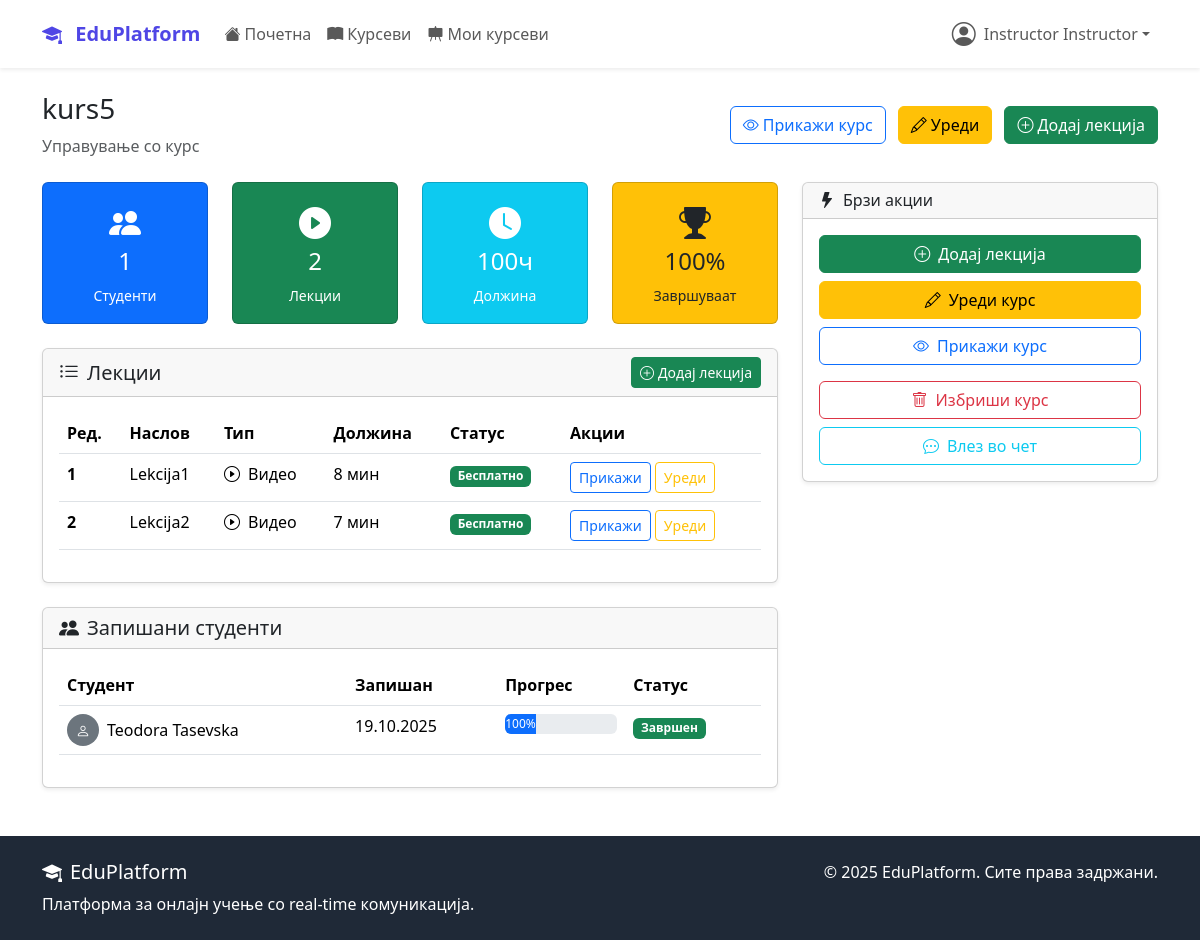
Page /courses/kurs5/manage/ (signed in) on the earlier database version.
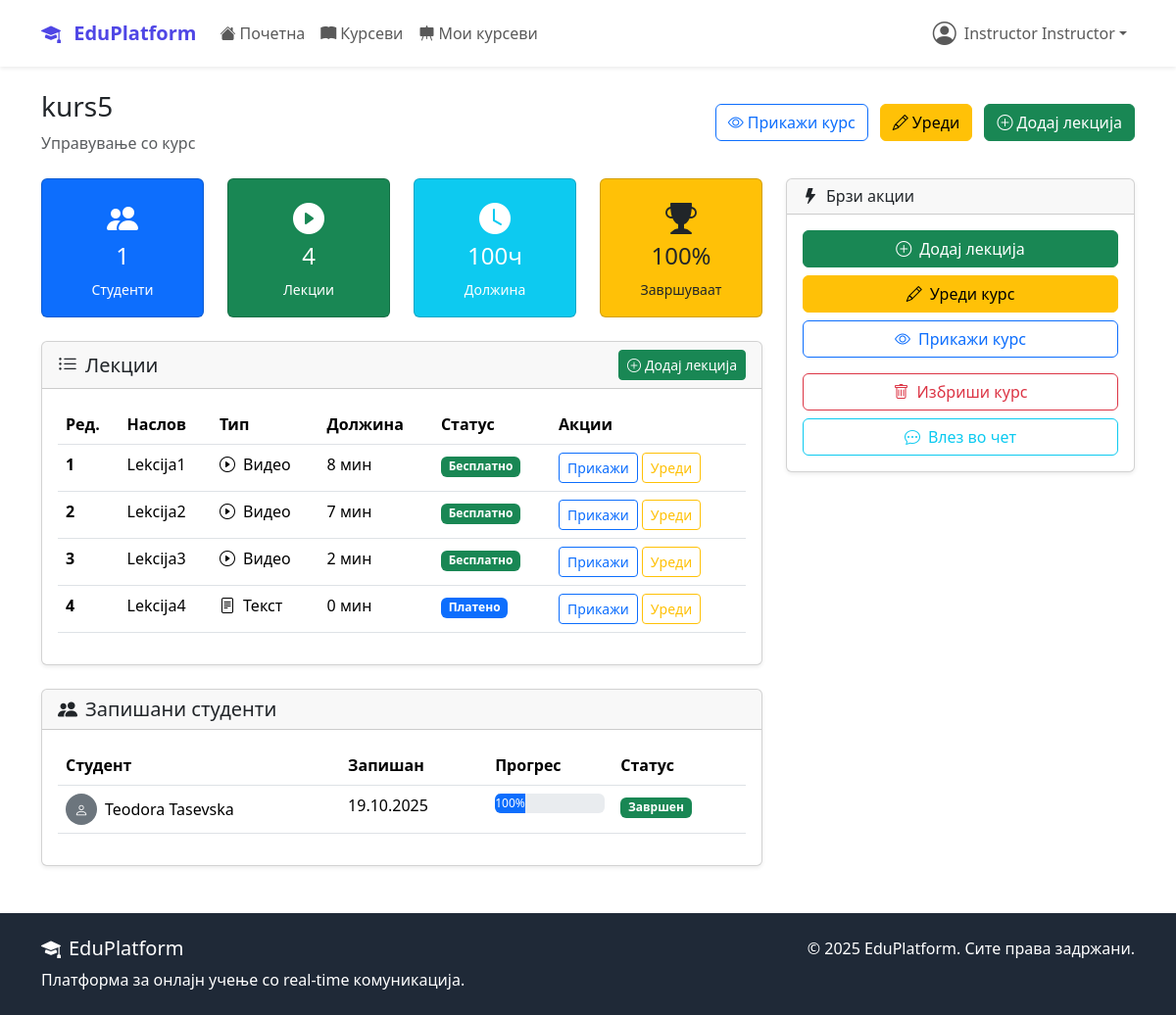
Same page on the later database version.
### courses/models.py (models this page shows, shortened)
class Lesson(models.Model):
    LESSON_TYPE_CHOICES = (
        ('video', 'Видео'),
        ('text', 'Текст'),
        ('quiz', 'Квиз'),
        ('assignment', 'Задача'),
    )
    course = models.ForeignKey(Course, on_delete=models.CASCADE, related_name='lessons')
    title = models.CharField(max_length=200)
    content = models.TextField(blank=True)
    video_url = models.URLField(blank=True)
    video_file = models.FileField(upload_to='lesson_videos/', blank=True)
    lesson_type = models.CharField(max_length=20, choices=LESSON_TYPE_CHOICES)
    order = models.PositiveIntegerField()
    duration_minutes = models.PositiveIntegerField(default=0)
    is_free = models.BooleanField(default=False)
    created_at = models.DateTimeField(auto_now_add=True)
    class Meta:
        ordering = ['course', 'order']
        unique_together = ['course', 'order']

class Enrollment(models.Model):
    student = models.ForeignKey(
        settings.AUTH_USER_MODEL,
        on_delete=models.CASCADE,
        related_name='enrollments'
    )
    course = models.ForeignKey(Course, on_delete=models.CASCADE, related_name='enrollments')
    enrolled_at = models.DateTimeField(auto_now_add=True)
    is_active = models.BooleanField(default=True)
    is_completed = models.BooleanField(default=False)
    completed_at = models.DateTimeField(null=True, blank=True)
    progress_percentage = models.FloatField(default=0.0)
    class Meta:
        unique_together = ['student', 'course']

### accounts/models.py (models this page shows, shortened)
class User(AbstractUser):
    USER_TYPE_CHOICES = (
        ('student', 'Студент'),
        ('instructor', 'Инструктор'),
        ('admin', 'Администратор'),
    )
    user_type = models.CharField(
        max_length=20,
        choices=USER_TYPE_CHOICES,
        default='student'
    )
    bio = models.TextField(max_length=500, blank=True)
    profile_picture = models.ImageField(
        upload_to='profile_pics/',
        blank=True,  # Додадено
        null=True    # Додадено
    )
    birth_date = models.DateField(null=True, blank=True)
    phone_number = models.CharField(max_length=15, blank=True)
    created_at = models.DateTimeField(auto_now_add=True)
    updated_at = models.DateTimeField(auto_now=True)

### courses/views.py (the view)
# urls.py: path('<slug:slug>/manage/', views.CourseManageView.as_view(), name='manage'),
class CourseManageView(InstructorRequiredMixin, DetailView):
    model = Course
    template_name = 'courses/manage.html'
    context_object_name = 'course'
    def get_queryset(self):
        return Course.objects.filter(instructor=self.request.user)
    def get_context_data(self, **kwargs):
        context = super().get_context_data(**kwargs)
        course = self.object
        context['lessons'] = course.lessons.all().order_by('order')
        context['enrollments'] = Enrollment.objects.filter(
            course=course,
            is_active=True
        ).select_related('student').order_by('-enrolled_at')
        return context

### courses/models.py (called while the page is built)
    def get_absolute_url(self):
        return reverse('courses:detail', kwargs={'slug': self.slug})

    def get_completion_rate(self):
        total_enrollments = self.enrollments.filter(is_active=True).count()
        if total_enrollments == 0:
            return 0
        completed = self.enrollments.filter(is_completed=True).count()
        return (completed / total_enrollments) * 100

### courses/views.py (called while the page is built)
    def test_func(self):
        return self.request.user.is_authenticated and self.request.user.user_type in ['instructor', 'admin']

### templates/courses/manage.html (shortened to what the changed rows need)
{% extends 'base.html' %}
{% block content %}
<div class="container mt-4">
    <div class="row">
        <div class="col-lg-8">
            <div class="row mb-4">
                <div class="col-md-3">
                    <div class="card bg-success text-white">
                        <div class="card-body text-center">
                            <i class="bi bi-play-circle-fill mb-2" style="font-size: 2rem;"></i>
                            <h4>{{ lessons.count }}</h4>
                            <small>Лекции</small>
                        </div>
                    </div>
                </div>
            </div>
            <div class="card shadow-sm mb-4">
                <div class="card-body">
                    {% if lessons %}
                        <div class="table-responsive">
                            <table class="table table-hover">
                                <thead>
                                    <tr>
                                        <th>Ред.</th>
                                        <th>Наслов</th>
                                        <th>Тип</th>
                                        <th>Должина</th>
                                        <th>Статус</th>
                                        <th>Акции</th>
                                    </tr>
                                </thead>
                                <tbody>
                                    {% for lesson in lessons %}
                                    <tr>
                                        <td><strong>{{ lesson.order }}</strong></td>
                                        <td>{{ lesson.title }}</td>
                                        <td>
                                            <i class="bi bi-{% if lesson.lesson_type == 'video' %}play-circle{% elif lesson.lesson_type == 'text' %}file-text{% elif lesson.lesson_type == 'quiz' %}question-circle{% else %}clipboard-check{% endif %} me-1"></i>
                                            {{ lesson.get_lesson_type_display }}
                                        </td>
                                        <td>{{ lesson.duration_minutes }} мин</td>
                                        <td>
                                            {% if lesson.is_free %}
                                                <span class="badge bg-success">Бесплатно</span>
                                            {% else %}
                                                <span class="badge bg-primary">Платено</span>
                                            {% endif %}
                                        </td>
                                        <td>
                                            <a href="{% url 'courses:lesson_detail' course.slug lesson.id %}"
                                               class="btn btn-sm btn-outline-primary">Прикажи</a>
                                            <a href="{% url 'courses:edit_lesson' course.slug lesson.id %}"
                                               class="btn btn-sm btn-outline-warning">Уреди</a>
                                        </td>
                                    </tr>
                                    {% endfor %}
                                </tbody>
                            </table>
                        </div>
                    {% endif %}
                </div>
            </div>
            <div class="card shadow-sm">
                <div class="card-body">
                    {% if enrollments %}
                        <div class="table-responsive">
                            <table class="table table-hover">
                                <thead>
                                    <tr>
                                        <th>Студент</th>
                                        <th>Запишан</th>
                                        <th>Прогрес</th>
                                        <th>Статус</th>
                                    </tr>
                                </thead>
                                <tbody>
                                    {% for enrollment in enrollments %}
                                    <tr>
                                        <td>
                                            <div class="d-flex align-items-center">
                                                {% if enrollment.student.profile_picture %}
                                                    <img src="{{ enrollment.student.profile_picture.url }}"
                                                         alt="{{ enrollment.student.get_full_name }}"
                                                         class="rounded-circle me-2" width="32" height="32">
                                                {% else %}
                                                    <div class="bg-secondary rounded-circle d-flex align-items-center justify-content-center me-2"
                                                         style="width: 32px; height: 32px;">
                                                        <i class="bi bi-person text-white small"></i>
                                                    </div>
                                                {% endif %}
                                                {{ enrollment.student.get_full_name|default:enrollment.student.username }}
                                            </div>
                                        </td>
                                        <td>{{ enrollment.enrolled_at|date:"d.m.Y" }}</td>
                                        <td>
                                            <div class="progress" style="height: 20px;">
                                                <div class="progress-bar" role="progressbar"
                                                     style="width: {{ enrollment.progress_percentage }}%">
                                                    {{ enrollment.progress_percentage|floatformat:0 }}%
                                                </div>
                                            </div>
                                        </td>
                                        <td>
                                            {% if enrollment.is_completed %}
                                                <span class="badge bg-success">Завршен</span>
                                            {% elif enrollment.progress_percentage > 0 %}
                                                <span class="badge bg-info">Во тек</span>
                                            {% else %}
                                                <span class="badge bg-secondary">Започнат</span>
                                            {% endif %}
                                        </td>
                                    </tr>
                                    {% endfor %}
                                </tbody>
                            </table>
                        </div>
                    {% else %}
                        <div class="text-center py-4">
                            <i class="bi bi-people text-muted" style="font-size: 3rem;"></i>
                            <p class="text-muted mt-2">Сè уште нема запишани студенти.</p>
                        </div>
                    {% endif %}
                </div>
            </div>
        </div>
    </div>
</div>
{% endblock %}

Differences in the rows shown:
added Lesson: order "3", title "Lekcija3", lesson_type "Видео", duration_minutes "2", is_free "Бесплатно"
added Lesson: order "4", title "Lekcija4", lesson_type "Текст", duration_minutes "0", is_free "Платено"
Other differences:
{{ lessons.count }}: "2" → "4"
